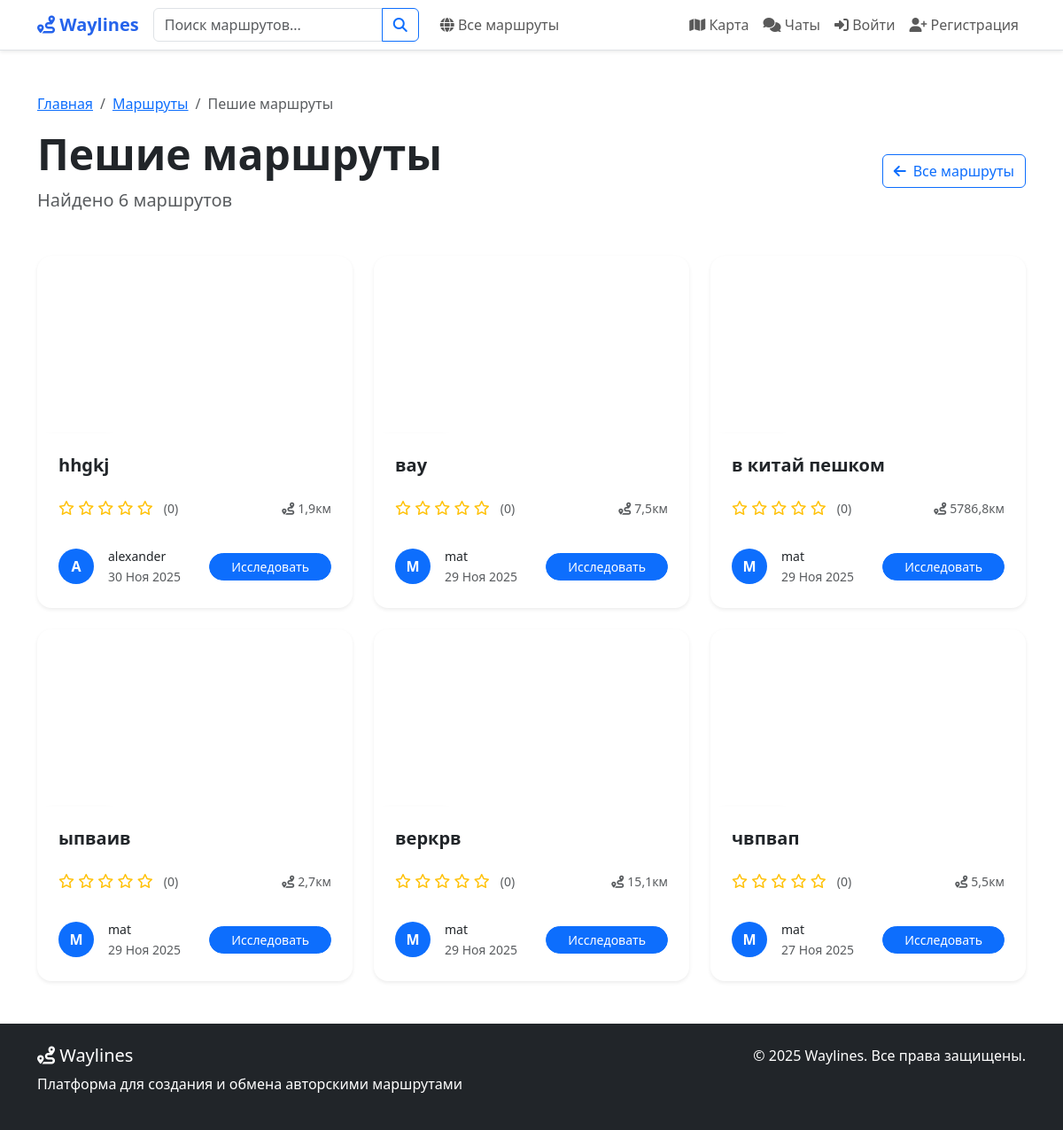
The app's page /routes/walking/ with its own data.
### routes/models.py (models this page shows, shortened)
class Route(models.Model):
    PRIVACY_CHOICES = [
        ("public", "Публичный"),
        ("private", "Приватный"),
        ("link", "По ссылке"),
        ("personal", "Персональный"),
    ]
    ROUTE_TYPE_CHOICES = [
        ("driving", "Автомобильный"),
        ("walking", "Пеший"),
        ("cycling", "Велосипедный"),
        ("mixed", "Смешанный"),
    ]
    MOOD_CHOICES = [
        ("calm", "Спокойный"),
        ("active", "Активный"),
        ("extreme", "Экстремальный"),
        ("romantic", "Романтический"),
        ("family", "Семейный"),
        ("adventure", "Приключенческий"),
    ]
    THEME_CHOICES = [
        ("historical", "Исторический"),
        ("nature", "Природный"),
        ("urban", "Городской"),
        ("cultural", "Культурный"),
        ("gastronomic", "Гастрономический"),
        ("religious", "Религиозный"),
        ("architectural", "Архитектурный"),
    ]
    author = models.ForeignKey(
        User,
        on_delete=models.CASCADE,
        related_name="routes",
        verbose_name="Автор",
    )
    name = models.CharField("Название", max_length=200)
    description = models.TextField("Описание", blank=True)
    short_description = models.TextField(
        "Краткое описание", max_length=300, blank=True
    )
    privacy = models.CharField(
        "Приватность", max_length=20, choices=PRIVACY_CHOICES, default="public"
    )
    route_type = models.CharField(
        "Тип маршрута",
        max_length=20,
        choices=ROUTE_TYPE_CHOICES,
        default="walking",
    )
    mood = models.CharField(
        "Настроение", max_length=20, choices=MOOD_CHOICES, blank=True
    )
    theme = models.CharField(
        "Тема", max_length=20, choices=THEME_CHOICES, blank=True
    )
    duration_minutes = models.IntegerField(
        "Продолжительность (минут)", default=0
    )
    country = models.CharField(max_length=100, blank=True, null=True, verbose_name="Страна")
    total_distance = models.FloatField("Общее расстояние (км)", default=0)
    is_active = models.BooleanField("Актуален", default=True)
    has_audio_guide = models.BooleanField("Есть аудиогид", default=False)
    is_elderly_friendly = models.BooleanField("Для пожилых", default=False)
    shared_with = models.ManyToManyField(
        User,
        related_name="shared_routes",
        blank=True,
        verbose_name="Доступно для",
    )
    created_at = models.DateTimeField("Создан", auto_now_add=True)
    updated_at = models.DateTimeField("Обновлён", auto_now=True)
    last_status_update = models.DateTimeField(
        "Последнее обновление статуса", auto_now=True
    )
    qr_code = models.ImageField(upload_to='qr_codes/', blank=True, null=True, verbose_name="QR код")
    class Meta:
        verbose_name = "Маршрут"
        verbose_name_plural = "Маршруты"
        ordering = ["-created_at"]
    def get_average_rating(self):
        ratings = self.ratings.all()
        if ratings:
            return sum(r.rating for r in ratings) / len(ratings)
        return 0

### routes/views.py (the view)
# urls.py: path("walking/", views.walking_routes, name="walking_routes"),
def walking_routes(request):
    routes = Route.objects.filter(route_type='walking', is_active=True)
    context = {
        'routes': routes,
        'page_title': 'Пешие маршруты',
        'route_type': 'walking',
        'total_count': routes.count()
    }
    return render(request, 'routes/filtered_routes.html', context)

### users/context_processors.py (called while the page is built, shortened)
def navbar_context(request):
    context = {}
    return context

### templates/routes/filtered_routes.html (shortened to what this page needs)
{% extends 'base.html' %}
{% load static %}
{% block content %}
<div class="container py-5">
    <div class="row mb-5">
        <div class="col-12">
            <nav aria-label="breadcrumb" class="mb-3">
                <ol class="breadcrumb">
                    <li class="breadcrumb-item"><a href="{% url 'home' %}">Главная</a></li>
                    <li class="breadcrumb-item"><a href="{% url 'all_routes' %}">Маршруты</a></li>
                    <li class="breadcrumb-item active">{{ page_title }}</li>
                </ol>
            </nav>
            <div class="d-flex justify-content-between align-items-center">
                <div>
                    <h1 class="display-5 fw-bold mb-2">{{ page_title }}</h1>
                    <p class="lead text-muted mb-0">Найдено {{ total_count }} маршрутов</p>
                </div>
                <a href="{% url 'all_routes' %}" class="btn btn-outline-primary">
                    <i class="fas fa-arrow-left me-2"></i>Все маршруты
                </a>
            </div>
        </div>
    </div>
    <div class="row g-4">
        {% for route in routes %}
        <div class="col-xl-4 col-lg-6">
            <div class="card route-card h-100 border-0 shadow-sm hover-lift rounded-4">
                <div class="card-image position-relative overflow-hidden rounded-top-4">
                    {% if route.photos.first and route.photos.first.image %}
                    <img src="{{ route.photos.first.image.url }}" class="card-img-top route-image" alt="{{ route.name }}" style="height: 200px; object-fit: cover;">
                    {% else %}
                    <div class="card-img-top route-image bg-gradient-nature d-flex align-items-center justify-content-center" style="height: 200px;">
                        <i class="fas fa-route fa-3x text-white opacity-70"></i>
                    </div>
                    {% endif %}
                </div>
                <div class="card-body d-flex flex-column p-4">
                    <h5 class="card-title fw-bold mb-2 text-dark">{{ route.name }}</h5>
                    <div class="route-meta mb-3">
                        <div class="d-flex justify-content-between align-items-center">
                            <div class="rating-section">
                                <span class="rating-stars text-warning me-2">
                                    {% with rating=route.get_average_rating %}
                                    {% for i in "12345" %}
                                        {% if forloop.counter <= rating %}
                                        <i class="fas fa-star"></i>
                                        {% else %}
                                        <i class="far fa-star"></i>
                                        {% endif %}
                                    {% endfor %}
                                    {% endwith %}
                                </span>
                                <small class="text-muted">({{ route.ratings.count }})</small>
                            </div>
                            <div class="route-length">
                                <small class="text-muted">
                                    <i class="fas fa-route me-1"></i>{{ route.total_distance|floatformat:1 }}км
                                </small>
                            </div>
                        </div>
                    </div>
                    <div class="card-footer bg-transparent border-0 px-0 pb-0 pt-3 mt-auto">
                        <div class="d-flex justify-content-between align-items-center">
                            <div class="d-flex align-items-center">
                                <div class="avatar-sm me-3">
                                    <div class="bg-primary rounded-circle d-flex align-items-center justify-content-center text-white fw-bold" style="width: 40px; height: 40px;">
                                        {{ route.author.username|first|upper }}
                                    </div>
                                </div>
                                <div>
                                    <div class="fw-medium small text-dark">{{ route.author.username }}</div>
                                    <small class="text-muted">{{ route.created_at|date:"d M Y" }}</small>
                                </div>
                            </div>
                            <a href="{% url 'route_detail' route.id %}" class="btn btn-primary btn-sm rounded-pill px-4 hover-scale">
                                Исследовать
                            </a>
                        </div>
                    </div>
                </div>
            </div>
        </div>
        {% endfor %}
    </div>
</div>
{% endblock %}

### templates/base.html (style rules this page uses)
html, body { height: 100%; margin: 0; padding: 0; }
body { display: flex; flex-direction: column; min-height: 100vh; }
.route-card { transition: transform 0.2s ease, box-shadow 0.2s ease; cursor: pointer; }
.route-image { height: 200px; object-fit: cover; }
.rating-stars { color: #ffc107; }

### records on screen
Route: name "hhgkj", ratings.count "0", total_distance "1,9", author.username|first "A", author.username "alexander", created_at "30 Ноя 2025"
Route: name "вау", ratings.count "0", total_distance "7,5", author.username|first "M", author.username "mat", created_at "29 Ноя 2025"
Route: name "в китай пешком", ratings.count "0", total_distance "5786,8", author.username|first "M", author.username "mat", created_at "29 Ноя 2025"
Route: name "ыпваив", ratings.count "0", total_distance "2,7", author.username|first "M", author.username "mat", created_at "29 Ноя 2025"
Route: name "веркрв", ratings.count "0", total_distance "15,1", author.username|first "M", author.username "mat", created_at "29 Ноя 2025"
Route: name "чвпвап", ratings.count "0", total_distance "5,5", author.username|first "M", author.username "mat", created_at "27 Ноя 2025"

### other values on screen
{{ page_title }} "Пешие маршруты"
{{ total_count }} "6"
